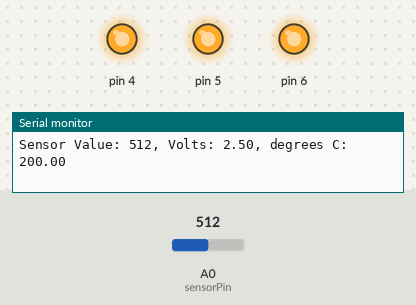
Recording of a sketch running on a simulated Arduino Uno, built with avr-gcc and run on an emulated ATmega328P. Parts: output pins drawn as LEDs (lit = HIGH), the last lines printed to the serial monitor. The test bench sets the inputs (shaded band); at power-on: A0 (sensorPin) = 512.

Above: at 1.2 s.
1.3 s: A0 (sensorPin) set to 184
4.3 s: A0 (sensorPin) set to 169
At 4.6 s:
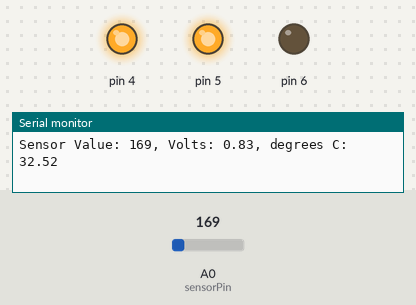
5.8 s: A0 (sensorPin) set to 122
At 7.0 s:
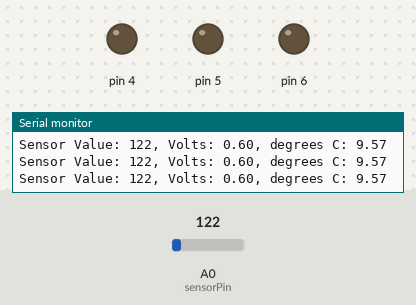
7.3 s: A0 (sensorPin) set to 1023
At 7.7 s:
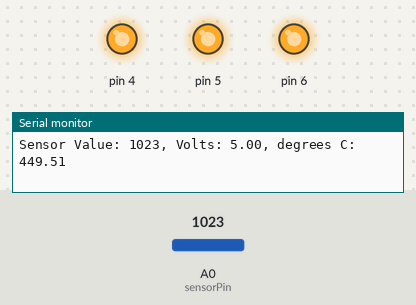
8.8 s: A0 (sensorPin) set to 0
At 9.2 s:
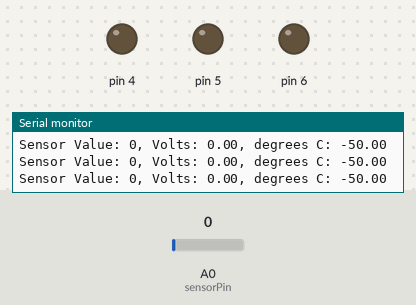
Timing chart, 0 to 11.3 s (numbered marks = the images above; inputs shaded):
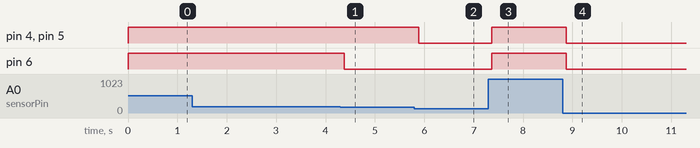

The sketch:

Project3.ino
```cpp
void setup() {
  // put your setup code here, to run once:


  Serial.begin(9600);
  for(int i = 4; i<7; i++){
    pinMode(i, OUTPUT);
    digitalWrite(i, LOW);
  }
}

void loop() {
  // put your main code here, to run repeatedly:
  const int sensorPin = A0;
  const float baselineTemp = 29;
  int sensorVal = analogRead(sensorPin);
  Serial.print("Sensor Value: ");
  Serial.print(sensorVal);

  float voltage = (sensorVal/1024.0) * 5.0;
  Serial.print(", Volts: ");
  Serial.print(voltage);

  float temperature = (voltage - 0.5) *100;
  Serial.print(", degrees C: ");
  Serial.println(temperature);

  if(temperature < baselineTemp){
    digitalWrite(4, LOW);
    digitalWrite(5, LOW);
    digitalWrite(6, LOW);
  }
  else if(temperature >= baselineTemp && temperature < baselineTemp + 2.0){
    digitalWrite(4, HIGH);
    digitalWrite(5, LOW);
    digitalWrite(6, LOW);
  }
  else if(temperature >= baselineTemp + 2.0 && temperature < baselineTemp + 4.0){
    digitalWrite(4, HIGH);
    digitalWrite(5, HIGH);
    digitalWrite(6, LOW);
  }
  else if(temperature >=baselineTemp + 4.0){
    digitalWrite(4, HIGH);
    digitalWrite(5, HIGH);
    digitalWrite(6, HIGH);
  }
  delay(2);
}
```

Measured:
- the behaviour switches between 170 and 169 on A0 (sensorPin) (found by bisection; images 0 and 1)
- after the input at 4.3 s, pin 6: HIGH → LOW after 0.08 s
- after the input at 5.8 s, pin 4, pin 5: HIGH → LOW after 0.09 s
- after the input at 7.3 s, pin 4–6: LOW → HIGH after 0.07 s
- after the input at 8.8 s, pin 4–6: HIGH → LOW after 0.08 s
